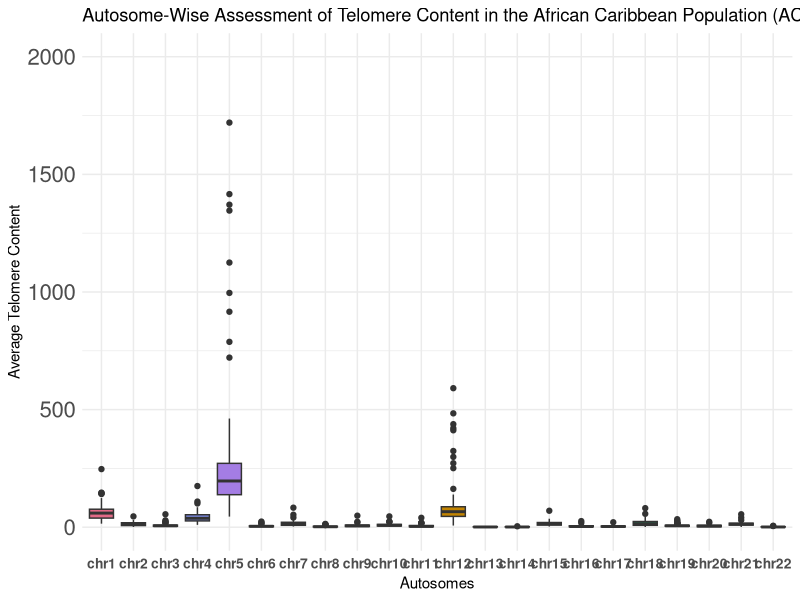
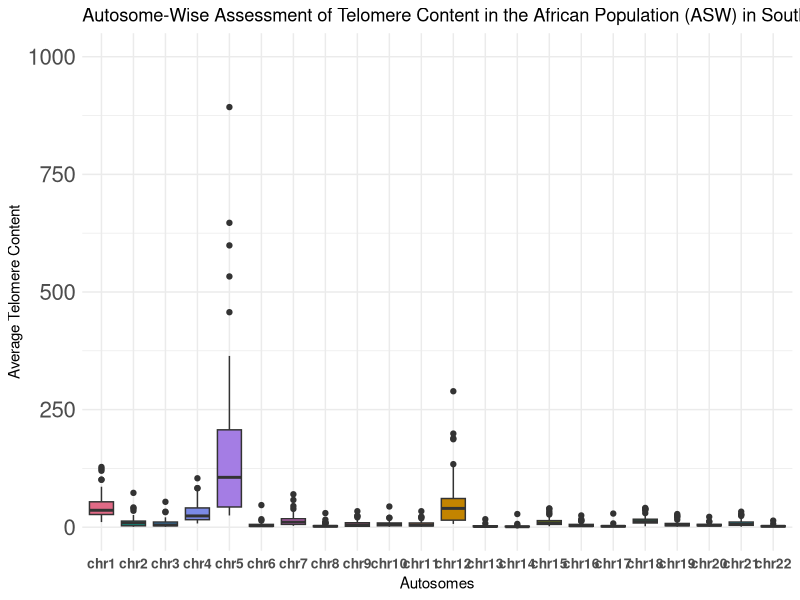
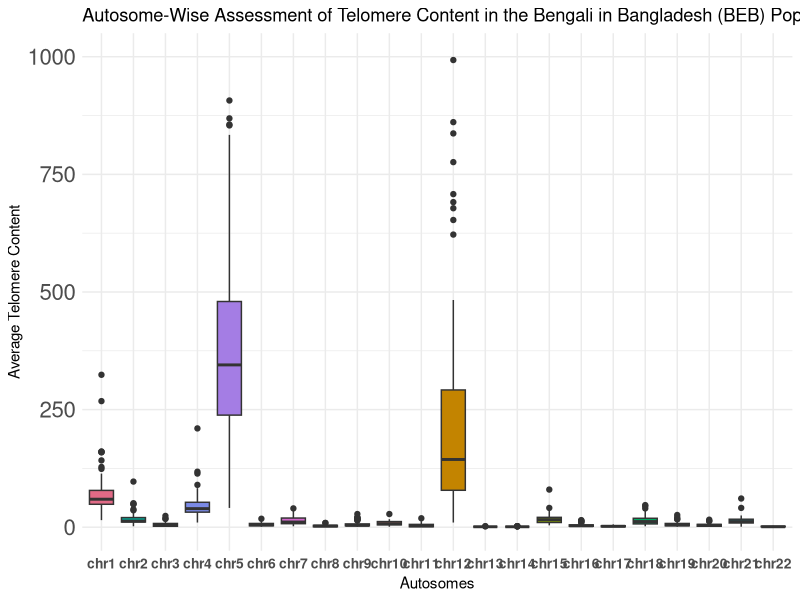
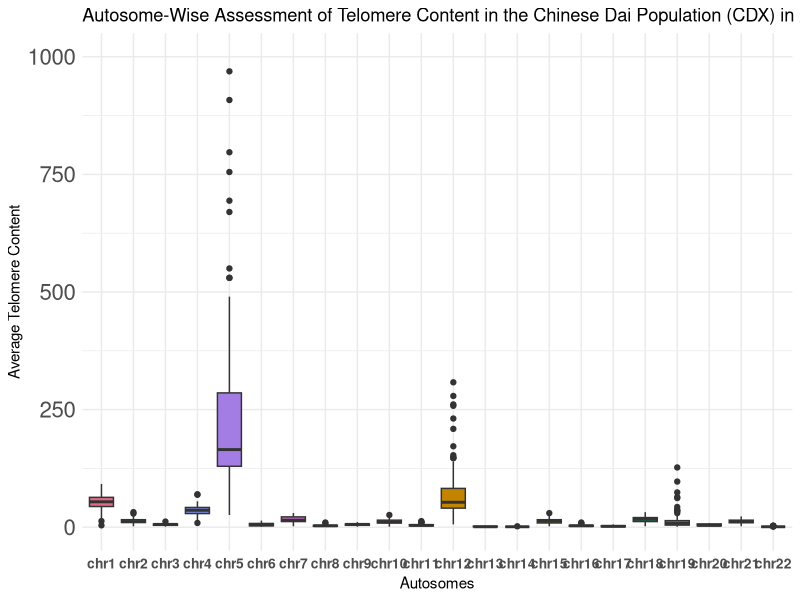
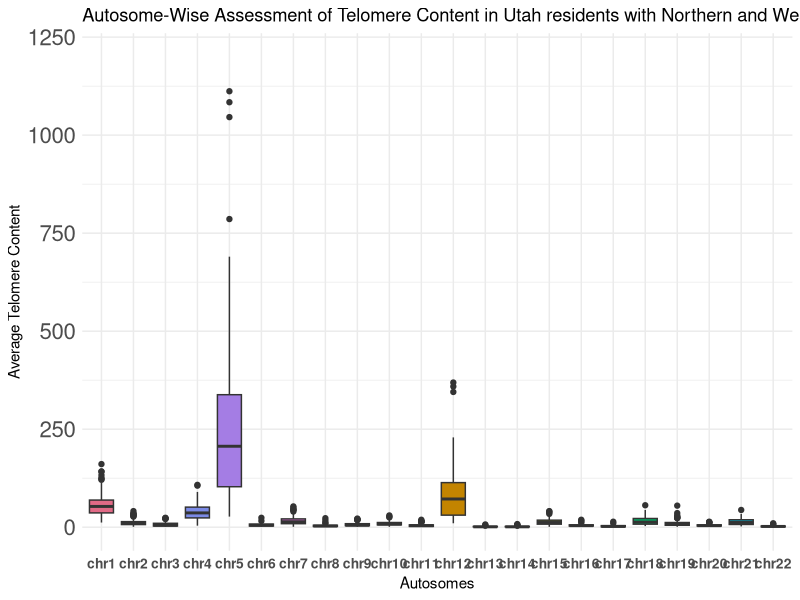
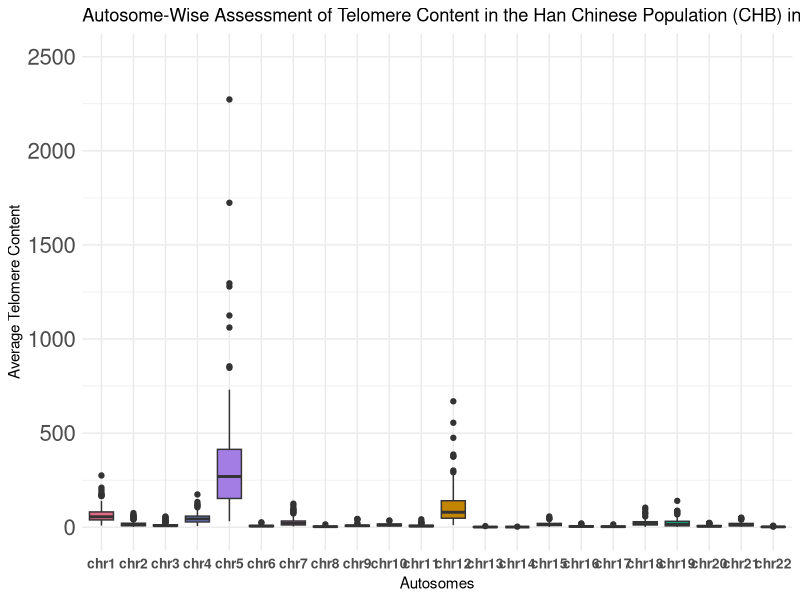
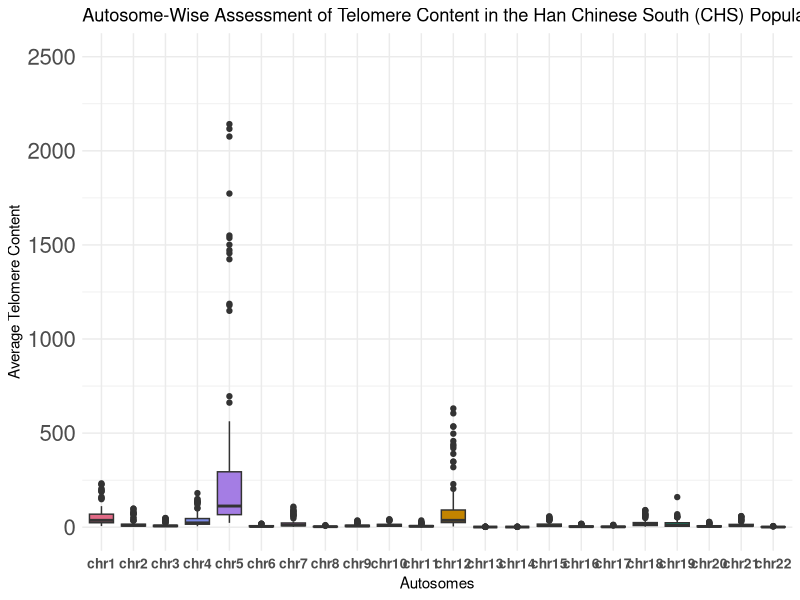
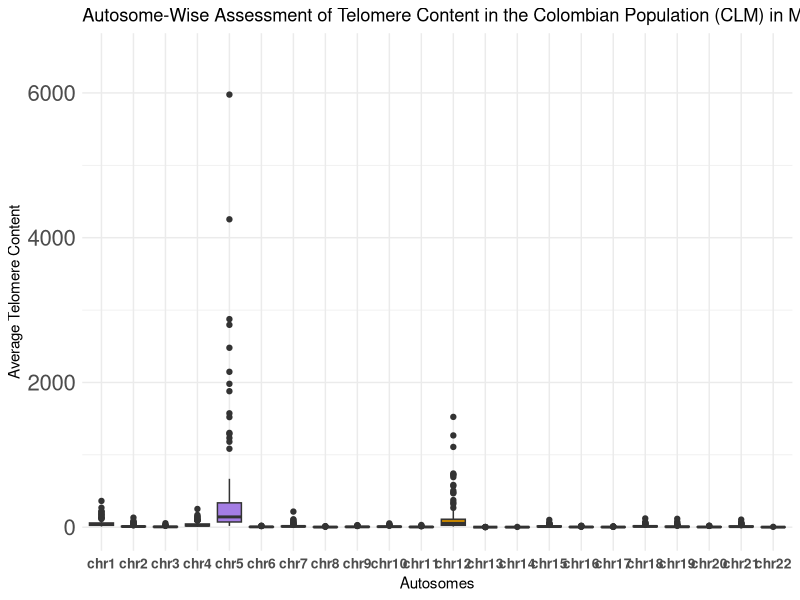

Here is the R script that generated these plots, in order:
## ---- chunk 1
knitr::opts_chunk$set(echo = TRUE)
library(ggplot2)
library(dplyr)
library(colorspace)
## ---- chunk 2
final_across <- read.csv("chapter1_final_across_chromosomes.csv", header = TRUE, row.names = NULL)
head(final_across)
View(final_across) #Just checking out the data
summary(final_across)

## ---- chunk 3
#final_across <- na.omit(final_across)

final_across <- final_across %>% filter(!is.na(rawGenomicCount))
#View(final_across)
## ---- chunk 4
# Converting columns to appropriate data types

final_across$rawGenomicCount <- as.numeric(final_across$rawGenomicCount)
## ---- chunk 5

# Extract Telomere motif counts for all the Populations 

acb_pop <- final_across %>% filter(population == "ACB")
asw_pop <- final_across %>% filter(population == "ASW")
beb_pop <- final_across %>% filter(population == "BEB")
cdx_pop <- final_across %>% filter(population == "CDX")
ceu_pop <- final_across %>% filter(population == "CEU")
chb_pop <- final_across %>% filter(population == "CHB")
chs_pop <- final_across %>% filter(population == "CHS")
clm_pop <- final_across %>% filter(population == "CLM")
esn_pop <- final_across %>% filter(population == "ESN")
fin_pop <- final_across %>% filter(population == "FIN")
gbr_pop <- final_across %>% filter(population == "GBR")
gih_pop <- final_across %>% filter(population == "GIH")
gwd_pop <- final_across %>% filter(population == "GWD")
ibs_pop <- final_across %>% filter(population == "IBS")
itu_pop <- final_across %>% filter(population == "ITU")
jpt_pop <- final_across %>% filter(population == "JPT")
khv_pop <- final_across %>% filter(population == "KHV")
lwk_pop <- final_across %>% filter(population == "LWK")
msl_pop <- final_across %>% filter(population == "MSL")
mxl_pop <- final_across %>% filter(population == "MXL")
pel_pop <- final_across %>% filter(population == "PEL")
pjl_pop <- final_across %>% filter(population == "PJL")
pur_pop <- final_across %>% filter(population == "PUR")
stu_pop <- final_across %>% filter(population == "STU")
tsi_pop <- final_across %>% filter(population == "TSI")
yri_pop <- final_across %>% filter(population == "YRI")

#View(chs_pop)
#View(pur_pop)
## ---- chunk 6
my_palette <- qualitative_hcl(22, palette = "Dark 3")  

print(length(my_palette))
## ---- chunk 7
# Necessary libraries already loaded at the beginning

# Filtering the data for the ACB population and chromosomes 1 to 22
filtered_acb_data <- acb_pop %>%
  filter(population == "ACB", chromosome %in% paste0("chr", 1:22))

# Calculate the average telomere length per chromosome
avg_acb_counts <- filtered_acb_data %>%
  group_by(chromosome) %>%
  summarise(mean_raw_genomic_reads = mean(rawGenomicCount))

# Create the boxplot
acb <- ggplot(filtered_acb_data, aes(x = chromosome, y = rawGenomicCount, fill = chromosome)) +
  geom_boxplot() +
  labs(title = "Autosome-Wise Assessment of Telomere Content in the African Caribbean Population (ACB) in Barbados ",
       x = "Autosomes",
       y = "Average Telomere Content", face = "bold", size = 18) +
  theme_minimal() +
  scale_x_discrete(limits = paste0("chr", 1:22)) +
  scale_fill_manual(values = my_palette, guide = "none")+
  ylim(0.0,2000)+
   theme(
    axis.text.x = element_text(size = 10, face = "bold"),  # Adjust the font size for x-axis labels
    axis.text.y = element_text(size = 16),  # Adjust the font size for y-axis labels
    plot.background = element_rect(fill = "white", color = NA),
    panel.background = element_rect(fill = "white", color = NA)
  )

ggsave("ACB_autosomewise.png", plot = acb, width = 10, height = 8, dpi = 300)


## ---- chunk 8
# Necessary libraries already loaded at the beginning

# Filtering the data for the ASW population and chromosomes 1 to 22
filtered_asw_data <- asw_pop %>%
  filter(population == "ASW", chromosome %in% paste0("chr", 1:22))

# Calculate the average telomere length per chromosome
avg_asw_counts <- filtered_asw_data %>%
  group_by(chromosome) %>%
  summarise(mean_raw_genomic_reads = mean(rawGenomicCount))

# Create the boxplot
asw <- ggplot(filtered_asw_data, aes(x = chromosome, y = rawGenomicCount, fill = chromosome)) +
  geom_boxplot() +
  labs(title = "Autosome-Wise Assessment of Telomere Content in the African Population (ASW) in Southwest US ",
       x = "Autosomes",
       y = "Average Telomere Content", face = "bold", size = 18) +
  theme_minimal() +
  scale_x_discrete(limits = paste0("chr", 1:22)) +
  scale_fill_manual(values = my_palette, guide = "none")+
  ylim(0.0,1000)+
   theme(
    axis.text.x = element_text(size = 10, face = "bold"),  # Adjust the font size for x-axis labels
    axis.text.y = element_text(size = 16),  # Adjust the font size for y-axis labels
    plot.background = element_rect(fill = "white", color = NA),
    panel.background = element_rect(fill = "white", color = NA)
  )

ggsave("ASW_autosomewise.png", plot = , width = 10, height = 8, dpi = 300)

## ---- chunk 9
# Necessary libraries already loaded at the beginning

# Filtering the data for the BEB population and chromosomes 1 to 22
filtered_beb_data <- beb_pop %>%
  filter(population == "BEB", chromosome %in% paste0("chr", 1:22))

# Calculate the average telomere length per chromosome
avg_beb_counts <- filtered_beb_data %>%
  group_by(chromosome) %>%
  summarise(mean_raw_genomic_reads = mean(rawGenomicCount))

# Create the boxplot
beb <- ggplot(filtered_beb_data, aes(x = chromosome, y = rawGenomicCount, fill = chromosome)) +
  geom_boxplot() +
  labs(title = "Autosome-Wise Assessment of Telomere Content in the Bengali in Bangladesh (BEB) Population",
       x = "Autosomes",
       y = "Average Telomere Content", face = "bold", size = 18) +
  theme_minimal() +
  scale_x_discrete(limits = paste0("chr", 1:22)) +
  scale_fill_manual(values = my_palette, guide = "none")+
  ylim(0.0,1000)+
   theme(
    axis.text.x = element_text(size = 10, face = "bold"),  # Adjust the font size for x-axis labels
    axis.text.y = element_text(size = 16),  # Adjust the font size for y-axis labels
    plot.background = element_rect(fill = "white", color = NA),
    panel.background = element_rect(fill = "white", color = NA)
  )

ggsave("BEB_autosomewise.png", plot = , width = 10, height = 8, dpi = 300)

## ---- chunk 10
# Necessary libraries already loaded at the beginning

# Filtering the data for the CDX population and chromosomes 1 to 22
filtered_cdx_data <- cdx_pop %>%
  filter(population == "CDX", chromosome %in% paste0("chr", 1:22))

# Calculate the average telomere length per chromosome
avg_cdx_counts <- filtered_cdx_data %>%
  group_by(chromosome) %>%
  summarise(mean_raw_genomic_reads = mean(rawGenomicCount))

# Create the boxplot
cdx  <- ggplot(filtered_cdx_data, aes(x = chromosome, y = rawGenomicCount, fill = chromosome)) +
  geom_boxplot() +
  labs(title = "Autosome-Wise Assessment of Telomere Content in the Chinese Dai Population (CDX) in Xishuangbanna, China",
       x = "Autosomes",
       y = "Average Telomere Content", face = "bold", size = 18) +
  theme_minimal() +
  scale_x_discrete(limits = paste0("chr", 1:22)) +
  scale_fill_manual(values = my_palette, guide = "none")+
  ylim(0.0, 1000)+
   theme(
    axis.text.x = element_text(size = 10, face= "bold"),  # Adjust the font size for x-axis labels
    axis.text.y = element_text(size = 16),  # Adjust the font size for y-axis labels
    plot.background = element_rect(fill = "white", color = NA),
    panel.background = element_rect(fill = "white", color = NA)
  )

ggsave("CDX_autosomewise.png", plot = , width = 10, height = 8, dpi = 300)

## ---- chunk 11
# Necessary libraries already loaded at the beginning

# Filtering the data for the CEU population and chromosomes 1 to 22
filtered_ceu_data <- ceu_pop %>%
  filter(population == "CEU", chromosome %in% paste0("chr", 1:22))

# Calculate the average telomere length per chromosome
avg_ceu_counts <- filtered_ceu_data %>%
  group_by(chromosome) %>%
  summarise(mean_raw_genomic_reads = mean(rawGenomicCount))

# Create the boxplot
ceu  <- ggplot(filtered_ceu_data, aes(x = chromosome, y = rawGenomicCount, fill = chromosome)) +
  geom_boxplot() +
  labs(title = "Autosome-Wise Assessment of Telomere Content in Utah residents with Northern and Western European ancestry (CEU) in Utah",
       x = "Autosomes",
       y = "Average Telomere Content", face = "bold", size = 18) +
  theme_minimal() +
  scale_x_discrete(limits = paste0("chr", 1:22)) +
  scale_fill_manual(values = my_palette, guide = "none")+
  ylim(0.0,1200)+
   theme(
    axis.text.x = element_text(size = 10, face= "bold"),  # Adjust the font size for x-axis labels
    axis.text.y = element_text(size = 16),  # Adjust the font size for y-axis labels
    plot.background = element_rect(fill = "white", color = NA),
    panel.background = element_rect(fill = "white", color = NA)
  )

ggsave("CEU_autosomewise.png", plot = , width = 10, height = 8, dpi = 300)

## ---- chunk 12
# Necessary libraries already loaded at the beginning

# Filtering the data for the CHB population and chromosomes 1 to 22
filtered_chb_data <- chb_pop %>%
  filter(population == "CHB", chromosome %in% paste0("chr", 1:22))

# Calculate the average telomere length per chromosome
avg_chb_counts <- filtered_chb_data %>%
  group_by(chromosome) %>%
  summarise(mean_raw_genomic_reads = mean(rawGenomicCount))

# Create the boxplot
chb  <- ggplot(filtered_chb_data, aes(x = chromosome, y = rawGenomicCount, fill = chromosome)) +
  geom_boxplot() +
  labs(title = "Autosome-Wise Assessment of Telomere Content in the Han Chinese Population (CHB) in Beijing, China ",
       x = "Autosomes",
       y = "Average Telomere Content", face = "bold", size = 18) +
  theme_minimal() +
  scale_x_discrete(limits = paste0("chr", 1:22)) +
  scale_fill_manual(values = my_palette, guide = "none")+
  ylim(0.0,2500)+
   theme(
    axis.text.x = element_text(size = 10, face= "bold"),  # Adjust the font size for x-axis labels
    axis.text.y = element_text(size = 16),  # Adjust the font size for y-axis labels
    plot.background = element_rect(fill = "white", color = NA),
    panel.background = element_rect(fill = "white", color = NA)
  )

ggsave("CHB_autosomewise.png", plot = , width = 10, height = 8, dpi = 300)


## ---- chunk 13
# Necessary libraries already loaded at the beginning

# Filtering the data for the CHS population and chromosomes 1 to 22
filtered_chs_data <- chs_pop %>%
  filter(population == "CHS", chromosome %in% paste0("chr", 1:22))

# Calculate the average telomere length  per chromosome
avg_chs_counts <- filtered_chs_data %>%
  group_by(chromosome) %>%
  summarise(mean_raw_genomic_reads = mean(rawGenomicCount))

# Create the boxplot
chs  <- ggplot(filtered_chs_data, aes(x = chromosome, y = rawGenomicCount, fill = chromosome)) +
  geom_boxplot() +
  scale_fill_manual(values = my_palette, guide = "none")+
  labs(title = "Autosome-Wise Assessment of Telomere Content in the Han Chinese South (CHS) Population",
       x = "Autosomes",
       y = "Average Telomere Content", face = "bold", size = 18) +
  theme_minimal() +
  scale_x_discrete(limits = paste0("chr", 1:22)) +
  ylim(0.0,2500)+
   theme(
    axis.text.x = element_text(size = 10, face= "bold"),  # Adjust the font size for x-axis labels
    axis.text.y = element_text(size = 16),  # Adjust the font size for y-axis labels
    plot.background = element_rect(fill = "white", color = NA),
    panel.background = element_rect(fill = "white", color = NA)
  )

ggsave("CHS_autosomewise.png", plot = , width = 10, height = 8, dpi = 300)


## ---- chunk 14
# Necessary libraries already loaded at the beginning

# Filtering the data for the CLM population and chromosomes 1 to 22
filtered_clm_data <- clm_pop %>%
  filter(population == "CLM", chromosome %in% paste0("chr", 1:22))

# Calculate the average telomere length per chromosome
avg_clm_counts <- filtered_clm_data %>%
  group_by(chromosome) %>%
  summarise(mean_raw_genomic_reads = mean(rawGenomicCount))

# Create the boxplot
clm  <- ggplot(filtered_clm_data, aes(x = chromosome, y = rawGenomicCount, fill = chromosome)) +
  geom_boxplot() +
  labs(title = "Autosome-Wise Assessment of Telomere Content in the Colombian Population (CLM) in Medellin, Colombia",
       x = "Autosomes",
       y = "Average Telomere Content", face = "bold", size = 18) +
  theme_minimal() +
  scale_x_discrete(limits = paste0("chr", 1:22)) +
  scale_fill_manual(values = my_palette, guide = "none")+
  ylim(0.0, 6500)+
   theme(
    axis.text.x = element_text(size = 10, face= "bold"),  # Adjust the font size for x-axis labels
    axis.text.y = element_text(size = 16),  # Adjust the font size for y-axis labels
    plot.background = element_rect(fill = "white", color = NA),
    panel.background = element_rect(fill = "white", color = NA)
  )

ggsave("CLM_autosomewise.png", plot = , width = 10, height = 8, dpi = 300)


## ---- chunk 15
# Necessary libraries already loaded at the beginning

# Filtering the data for the ESN population and chromosomes 1 to 22
filtered_esn_data <- esn_pop %>%
  filter(population == "ESN", chromosome %in% paste0("chr", 1:22))

# Calculate the average telomere length per chromosome
avg_esn_counts <- filtered_esn_data %>%
  group_by(chromosome) %>%
  summarise(mean_raw_genomic_reads = mean(rawGenomicCount))

# Create the boxplot
esn  <- ggplot(filtered_esn_data, aes(x = chromosome, y = rawGenomicCount, fill = chromosome)) +
  geom_boxplot() +
  labs(title = "Autosome-Wise Assessment of Telomere Content in the Esan Population (ESN) in Nigeria",
       x = "Autosomes",
       y = "Average Telomere Content", face = "bold", size = 18) +
  theme_minimal() +
  scale_x_discrete(limits = paste0("chr", 1:22)) +
  scale_fill_manual(values = my_palette, guide = "none")+
  ylim (0.0, 4100)+
   theme(
    axis.text.x = element_text(size = 10, face= "bold"),  # Adjust the font size for x-axis labels
    axis.text.y = element_text(size = 16),  # Adjust the font size for y-axis labels
    plot.background = element_rect(fill = "white", color = NA),
    panel.background = element_rect(fill = "white", color = NA)
  )

ggsave("ESN_autosomewise.png", plot = , width = 10, height = 8, dpi = 300)


## ---- chunk 16
# Necessary libraries already loaded at the beginning

# Filtering the data for the FIN population and chromosomes 1 to 22
filtered_fin_data <- fin_pop %>%
  filter(population == "FIN", chromosome %in% paste0("chr", 1:22))

# Calculate the average telomere length per chromosome
avg_fin_counts <- filtered_fin_data %>%
  group_by(chromosome) %>%
  summarise(mean_raw_genomic_reads = mean(rawGenomicCount))

# Create the boxplot
fin  <- ggplot(filtered_fin_data, aes(x = chromosome, y = rawGenomicCount, fill = chromosome)) +
  geom_boxplot() +
  labs(title = "Autosome-Wise Assessment of Telomere Content in the Finnish (FIN) Population in Finland",
       x = "Autosomes",
       y = "Average Telomere Content", face = "bold", size = 18) +
  theme_minimal() +
  scale_x_discrete(limits = paste0("chr", 1:22)) +
  scale_fill_manual(values = my_palette, guide = "none")+
  ylim (0.0, 3000)+
   theme(
    axis.text.x = element_text(size = 10, face= "bold"),  # Adjust the font size for x-axis labels
    axis.text.y = element_text(size = 16),  # Adjust the font size for y-axis labels
    plot.background = element_rect(fill = "white", color = NA),
    panel.background = element_rect(fill = "white", color = NA)
  )

ggsave("FIN_autosomewise.png", plot = , width = 10, height = 8, dpi = 300)




## ---- chunk 17
# Necessary libraries already loaded at the beginning

# Filtering the data for the GBR population and chromosomes 1 to 22
filtered_gbr_data <- gbr_pop %>%
  filter(population == "GBR", chromosome %in% paste0("chr", 1:22))

# Calculate the average telomere length per chromosome
avg_gbr_counts <- filtered_gbr_data %>%
  group_by(chromosome) %>%
  summarise(mean_raw_genomic_reads = mean(rawGenomicCount))

# Create the boxplot
gbr  <- ggplot(filtered_gbr_data, aes(x = chromosome, y = rawGenomicCount, fill = chromosome)) +
  geom_boxplot() +
  labs(title = "Autosome-Wise Assessment of Telomere Content in the British (GBR) Population",
       x = "Autosomes",
       y = "Average Telomere Content", face = "bold", size = 18) +
  theme_minimal() +
  scale_x_discrete(limits = paste0("chr", 1:22)) +
  scale_fill_manual(values = my_palette, guide = "none")+
  ylim(0.0, 2000)+
   theme(
    axis.text.x = element_text(size = 10, face= "bold"),  # Adjust the font size for x-axis labels
    axis.text.y = element_text(size = 16),  # Adjust the font size for y-axis labels
    plot.background = element_rect(fill = "white", color = NA),
    panel.background = element_rect(fill = "white", color = NA)
  )

ggsave("GBR_autosomewise.png", plot = , width = 10, height = 8, dpi = 300)




## ---- chunk 18
# Necessary libraries already loaded at the beginning

# Filtering the data for the GIH population and chromosomes 1 to 22
filtered_gih_data <- gih_pop %>%
  filter(population == "GIH", chromosome %in% paste0("chr", 1:22))

# Calculate the average telomere length per chromosome
avg_gih_counts <- filtered_gih_data %>%
  group_by(chromosome) %>%
  summarise(mean_raw_genomic_reads = mean(rawGenomicCount))

# Create the boxplot
gih  <- ggplot(filtered_gih_data, aes(x = chromosome, y = rawGenomicCount, fill = chromosome)) +
  geom_boxplot() +
  labs(title = "Autosome-Wise Assessment of Telomere Content in the Gujarati Indians in Houston, Texas Population (GIH)",
       x = "Autosomes",
       y = "Average Telomere Content", face = "bold", size = 18) +
  theme_minimal() +
  scale_x_discrete(limits = paste0("chr", 1:22)) +
  scale_fill_manual(values = my_palette, guide = "none")+
  ylim(0.0, 500)+
   theme(
    axis.text.x = element_text(size = 10, face= "bold"),  # Adjust the font size for x-axis labels
    axis.text.y = element_text(size = 16),  # Adjust the font size for y-axis labels
    plot.background = element_rect(fill = "white", color = NA),
    panel.background = element_rect(fill = "white", color = NA)
  )

ggsave("GIH_autosomewise.png", plot = , width = 10, height = 8, dpi = 300)




## ---- chunk 19
# Necessary libraries already loaded at the beginning

# Filtering the data for the GWD population and chromosomes 1 to 22
filtered_gwd_data <- gwd_pop %>%
  filter(population == "GWD", chromosome %in% paste0("chr", 1:22))

# Calculate the average telomere length per chromosome
avg_gwd_counts <- filtered_gwd_data %>%
  group_by(chromosome) %>%
  summarise(mean_raw_genomic_reads = mean(rawGenomicCount))

# Create the boxplot
gwd  <- ggplot(filtered_gwd_data, aes(x = chromosome, y = rawGenomicCount, fill = chromosome)) +
  geom_boxplot() +
  labs(title = "Autosome-Wise Assessment of Telomere Content in the Gambian Population (GWD) in Western Division, The Gambia",
       x = "Autosomes",
       y = "Average Telomere Content", face = "bold", size = 18) +
  theme_minimal() +
  scale_x_discrete(limits = paste0("chr", 1:22)) +
  scale_fill_manual(values = my_palette, guide = "none")+
  ylim (0.0, 3000)+
   theme(
    axis.text.x = element_text(size = 10, face= "bold"),  # Adjust the font size for x-axis labels
    axis.text.y = element_text(size = 16),  # Adjust the font size for y-axis labels
    plot.background = element_rect(fill = "white", color = NA),
    panel.background = element_rect(fill = "white", color = NA)
  )

ggsave("GWD_autosomewise.png", plot = , width = 10, height = 8, dpi = 300)


## ---- chunk 20
# Necessary libraries already loaded at the beginning

# Filtering the data for the IBS population and chromosomes 1 to 22
filtered_ibs_data <- ibs_pop %>%
  filter(population == "IBS", chromosome %in% paste0("chr", 1:22))

# Calculate the average telomere length per chromosome
avg_ibs_counts <- filtered_ibs_data %>%
  group_by(chromosome) %>%
  summarise(mean_raw_genomic_reads = mean(rawGenomicCount))

# Create the boxplot
ibs  <- ggplot(filtered_ibs_data, aes(x = chromosome, y = rawGenomicCount, fill = chromosome)) +
  geom_boxplot() +
  labs(title = "Autosome-Wise Assessment of Telomere Content in the Iberian Population (IBS) in Spain",
       x = "Autosomes",
       y = "Average Telomere Content", face = "bold", size = 18) +
  theme_minimal() +
  scale_x_discrete(limits = paste0("chr", 1:22)) +
  scale_fill_manual(values = my_palette, guide = "none")+
  ylim(0.0, 800)+
   theme(
    axis.text.x = element_text(size = 10, face= "bold"),  # Adjust the font size for x-axis labels
    axis.text.y = element_text(size = 16),  # Adjust the font size for y-axis labels
    plot.background = element_rect(fill = "white", color = NA),
    panel.background = element_rect(fill = "white", color = NA)
  )

ggsave("IBS_autosomewise.png", plot = , width = 10, height = 8, dpi = 300)


## ---- chunk 21
# Necessary libraries already loaded at the beginning

# Filtering the data for the ITU population and chromosomes 1 to 22
filtered_itu_data <- itu_pop %>%
  filter(population == "ITU", chromosome %in% paste0("chr", 1:22))

# Calculate the average telomere length  per chromosome
avg_itu_counts <- filtered_itu_data %>%
  group_by(chromosome) %>%
  summarise(mean_raw_genomic_reads = mean(rawGenomicCount))

# Create the boxplot
itu  <- ggplot(filtered_itu_data, aes(x = chromosome, y = rawGenomicCount, fill = chromosome)) +
  geom_boxplot() +
  scale_fill_manual(values = my_palette, guide = "none")+
  labs(title = "Autosome-Wise Assessment of Telomere Content in the Indian Telugu Population (ITU) in the UK",
       x = "Autosomes",
       y = "Average Telomere Content", face = "bold", size = 18) +
  theme_minimal() +
  scale_x_discrete(limits = paste0("chr", 1:22)) +
  ylim(0.0,2000)+
   theme(
    axis.text.x = element_text(size = 10, face= "bold"),  # Adjust the font size for x-axis labels
    axis.text.y = element_text(size = 16),  # Adjust the font size for y-axis labels
    plot.background = element_rect(fill = "white", color = NA),
    panel.background = element_rect(fill = "white", color = NA)
  )

ggsave("ITU_autosomewise.png", plot = , width = 10, height = 8, dpi = 300)


## ---- chunk 22
# Necessary libraries already loaded at the beginning

# Filtering the data for the JPT population and chromosomes 1 to 22
filtered_jpt_data <- jpt_pop %>%
  filter(population == "JPT", chromosome %in% paste0("chr", 1:22))

# Calculate the average telomere length per chromosome
avg_jpt_counts <- filtered_jpt_data %>%
  group_by(chromosome) %>%
  summarise(mean_raw_genomic_reads = mean(rawGenomicCount))

# Create the boxplot
jpt  <- ggplot(filtered_jpt_data, aes(x = chromosome, y = rawGenomicCount, fill = chromosome)) +
  geom_boxplot() +
  labs(title = "Autosome-Wise Assessment of Telomere Content in the Japanese Population in Tokyo (JPT), Japan ",
       x = "Autosomes",
       y = "Average Telomere Content", face = "bold", size = 18) +
  theme_minimal() +
  scale_x_discrete(limits = paste0("chr", 1:22)) +
  scale_fill_manual(values = my_palette, guide = "none")+
  ylim(0.0,3500)+
   theme(
    axis.text.x = element_text(size = 10, face= "bold"),  # Adjust the font size for x-axis labels
    axis.text.y = element_text(size = 16),  # Adjust the font size for y-axis labels
    plot.background = element_rect(fill = "white", color = NA),
    panel.background = element_rect(fill = "white", color = NA)
  )

ggsave("JPT_autosomewise.png", plot = , width = 10, height = 8, dpi = 300)


## ---- chunk 23
# Necessary libraries already loaded at the beginning

# Filtering the data for the KHV population and chromosomes 1 to 22
filtered_khv_data <- khv_pop %>%
  filter(population == "KHV", chromosome %in% paste0("chr", 1:22))

# Calculate the average telomere length per chromosome
avg_khv_counts <- filtered_khv_data %>%
  group_by(chromosome) %>%
  summarise(mean_raw_genomic_reads = mean(rawGenomicCount))

# Create the boxplot
khv  <- ggplot(filtered_khv_data, aes(x = chromosome, y = rawGenomicCount, fill = chromosome)) +
  geom_boxplot() +
  labs(title = "Autosome-Wise Assessment of Telomere Content in the Kinh Population (KHV) in Ho Chi Minh City, Vietnam",
       x = "Autosomes",
       y = "Average Telomere Content", face = "bold", size = 18) +
  theme_minimal() +
  scale_x_discrete(limits = paste0("chr", 1:22)) +
  scale_fill_manual(values = my_palette, guide = "none")+
  ylim(0.0, 500)+
   theme(
    axis.text.x = element_text(size = 10, face= "bold"),  # Adjust the font size for x-axis labels
    axis.text.y = element_text(size = 16),  # Adjust the font size for y-axis labels
    plot.background = element_rect(fill = "white", color = NA),
    panel.background = element_rect(fill = "white", color = NA)
  )

ggsave("KHV_autosomewise.png", plot = , width = 10, height = 8, dpi = 300)


## ---- chunk 24
# Necessary libraries already loaded at the beginning

# Filtering the data for the LWK population and chromosomes 1 to 22
filtered_lwk_data <- lwk_pop %>%
  filter(population == "LWK", chromosome %in% paste0("chr", 1:22))

# Calculate the average telomere length per chromosome
avg_lwk_counts <- filtered_lwk_data %>%
  group_by(chromosome) %>%
  summarise(mean_raw_genomic_reads = mean(rawGenomicCount))

# Create the boxplot
lwk  <- ggplot(filtered_lwk_data, aes(x = chromosome, y = rawGenomicCount, fill = chromosome)) +
  geom_boxplot() +
  labs(title = "Autosome-Wise Assessment of Telomere Content in the Luhya Population in Webuye (LWK), Kenya ",
       x = "Autosomes",
       y = "Average Telomere Content", face = "bold", size = 18) +
  theme_minimal() +
  scale_x_discrete(limits = paste0("chr", 1:22)) +
  scale_fill_manual(values = my_palette, guide = "none")+
  ylim(0.0, 5000)+
   theme(
    axis.text.x = element_text(size = 10, face= "bold"),  # Adjust the font size for x-axis labels
    axis.text.y = element_text(size = 16),  # Adjust the font size for y-axis labels
    plot.background = element_rect(fill = "white", color = NA),
    panel.background = element_rect(fill = "white", color = NA)
  )

ggsave("LWK_autosomewise.png", plot = , width = 10, height = 8, dpi = 300)


## ---- chunk 25
# Necessary libraries already loaded at the beginning

# Filtering the data for the MSL population and chromosomes 1 to 22
filtered_msl_data <- msl_pop %>%
  filter(population == "MSL", chromosome %in% paste0("chr", 1:22))

# Calculate the average telomere length per chromosome
avg_msl_counts <- filtered_msl_data %>%
  group_by(chromosome) %>%
  summarise(mean_raw_genomic_reads = mean(rawGenomicCount))

# Create the boxplot
msl  <- ggplot(filtered_msl_data, aes(x = chromosome, y = rawGenomicCount, fill = chromosome)) +
  geom_boxplot() +
  labs(title = "Autosome-Wise Assessment of Telomere Content in the Mende Population (MSL) in Sierra Leone",
       x = "Autosomes",
       y = "Average Telomere Content", face = "bold", size = 18) +
  theme_minimal() +
  scale_x_discrete(limits = paste0("chr", 1:22)) +
  scale_fill_manual(values = my_palette, guide = "none")+
  ylim(0.0, 3000)+
   theme(
    axis.text.x = element_text(size = 10, face= "bold"),  # Adjust the font size for x-axis labels
    axis.text.y = element_text(size = 16),  # Adjust the font size for y-axis labels
    plot.background = element_rect(fill = "white", color = NA),
    panel.background = element_rect(fill = "white", color = NA)
  )

ggsave("MSL_autosomewise.png", plot = , width = 10, height = 8, dpi = 300)

## ---- chunk 26
# Necessary libraries already loaded at the beginning

# Filtering the data for the MXL population and chromosomes 1 to 22
filtered_mxl_data <- mxl_pop %>%
  filter(population == "MXL", chromosome %in% paste0("chr", 1:22))

# Calculate the average telomere length per chromosome
avg_mxl_counts <- filtered_mxl_data %>%
  group_by(chromosome) %>%
  summarise(mean_raw_genomic_reads = mean(rawGenomicCount))

# Create the boxplot
mxl  <- ggplot(filtered_jpt_data, aes(x = chromosome, y = rawGenomicCount, fill = chromosome)) +
  geom_boxplot() +
  labs(title = "Autosome-Wise Assessment of Telomere Content in the Mexican Population in Los Angeles (MXL) in California",
       x = "Autosomes",
       y = "Average Telomere Content", face = "bold", size = 18) +
  theme_minimal() +
  scale_x_discrete(limits = paste0("chr", 1:22)) +
  scale_fill_manual(values = my_palette, guide = "none")+
  ylim(0.0,4000)+
   theme(
    axis.text.x = element_text(size = 10, face= "bold"),  # Adjust the font size for x-axis labels
    axis.text.y = element_text(size = 16),  # Adjust the font size for y-axis labels
    plot.background = element_rect(fill = "white", color = NA),
    panel.background = element_rect(fill = "white", color = NA)
  )

ggsave("MXL_autosomewise.png", plot = , width = 10, height = 8, dpi = 300)


## ---- chunk 27
# Necessary libraries already loaded at the beginning

# Filtering the data for the PEL population and chromosomes 1 to 22
filtered_pel_data <- pel_pop %>%
  filter(population == "PEL", chromosome %in% paste0("chr", 1:22))

# Calculate the average telomere length per chromosome
avg_pel_counts <- filtered_pel_data %>%
  group_by(chromosome) %>%
  summarise(mean_raw_genomic_reads = mean(rawGenomicCount))

# Create the boxplot
pel  <- ggplot(filtered_pel_data, aes(x = chromosome, y = rawGenomicCount, fill = chromosome)) +
  geom_boxplot() +
  labs(title = "Autosome-Wise Assessment of Telomere Content in the Peruvian Population (PEL) in Lima, Peru",
       x = "Autosomes",
       y = "Average Telomere Content", face = "bold", size = 18) +
  theme_minimal() +
  scale_x_discrete(limits = paste0("chr", 1:22)) +
  scale_fill_manual(values = my_palette, guide = "none")+
  ylim(0.0, 2000)+
   theme(
    axis.text.x = element_text(size = 10, face= "bold"),  # Adjust the font size for x-axis labels
    axis.text.y = element_text(size = 16),  # Adjust the font size for y-axis labels
    plot.background = element_rect(fill = "white", color = NA),
    panel.background = element_rect(fill = "white", color = NA)
  )

ggsave("PEL_autosomewise.png", plot = , width = 10, height = 8, dpi = 300)


## ---- chunk 28
# Necessary libraries already loaded at the beginning

# Filtering the data for the PJL population and chromosomes 1 to 22
filtered_pjl_data <- pjl_pop %>%
  filter(population == "PJL", chromosome %in% paste0("chr", 1:22))

# Calculate the average telomere length per chromosome
avg_pjl_counts <- filtered_pjl_data %>%
  group_by(chromosome) %>%
  summarise(mean_raw_genomic_reads = mean(rawGenomicCount))

# Create the boxplot
pjl <- ggplot(filtered_pjl_data, aes(x = chromosome, y = rawGenomicCount, fill = chromosome)) +
  geom_boxplot() +
  labs(title = "Autosome-Wise Assessment of Telomere Content in the Punjabi Population (PJL) in Lahore, Pakistan",
       x = "Autosomes",
       y = "Average Telomere Content", face = "bold", size = 18) +
  theme_minimal() +
  scale_x_discrete(limits = paste0("chr", 1:22)) +
  scale_fill_manual(values = my_palette, guide = "none")+
  ylim(0.0, 1000)+
   theme(
    axis.text.x = element_text(size = 10, face= "bold"),  # Adjust the font size for x-axis labels
    axis.text.y = element_text(size = 16),  # Adjust the font size for y-axis labels
    plot.background = element_rect(fill = "white", color = NA),
    panel.background = element_rect(fill = "white", color = NA)
  )

ggsave("PJL_autosomewise.png", plot = , width = 10, height = 8, dpi = 300)


## ---- chunk 29
# Necessary libraries already loaded at the beginning

# Filtering the data for the PUR population and chromosomes 1 to 22
filtered_pur_data <- pur_pop %>%
  filter(population == "PUR", chromosome %in% paste0("chr", 1:22))

# Calculate the average telomere length per chromosome
avg_pur_counts <- filtered_pur_data %>%
  group_by(chromosome) %>%
  summarise(mean_raw_genomic_reads = mean(rawGenomicCount))

# Create the boxplot
 pur <- ggplot(filtered_pur_data, aes(x = chromosome, y = rawGenomicCount, fill = chromosome)) +
  geom_boxplot() +
  labs(title = "Autosome-Wise Assessment of Telomere Content in the Puerto Rican (PUR) Population",
       x = "Autosomes",
       y = "Average Telomere Content", face = "bold", size = 18) +
  theme_minimal() +
  scale_x_discrete(limits = paste0("chr", 1:22)) +
  scale_fill_manual(values = my_palette, guide = "none")+
  ylim(0.0, 1500)+
   theme(
    axis.text.x = element_text(size = 10, face= "bold"),  # Adjust the font size for x-axis labels
    axis.text.y = element_text(size = 16),  # Adjust the font size for y-axis labels
    plot.background = element_rect(fill = "white", color = NA),
    panel.background = element_rect(fill = "white", color = NA)
  )

ggsave("PUR_autosomewise.png", plot = , width = 10, height = 8, dpi = 300)


## ---- chunk 30
# Necessary libraries already loaded at the beginning

# Filtering the data for the STU population and chromosomes 1 to 22
filtered_stu_data <- stu_pop %>%
  filter(population == "STU", chromosome %in% paste0("chr", 1:22))

# Calculate the average telomere length per chromosome
avg_stu_counts <- filtered_stu_data %>%
  group_by(chromosome) %>%
  summarise(mean_raw_genomic_reads = mean(rawGenomicCount))

# Create the boxplot
stu <- ggplot(filtered_stu_data, aes(x = chromosome, y = rawGenomicCount, fill = chromosome)) +
  geom_boxplot() +
  labs(title = "Autosome-Wise Assessment of Telomere Content in the Sri Lankan Tamil (STU) Population in the UK",
       x = "Autosomes",
       y = "Average Telomere Content", face = "bold", size = 18) +
  theme_minimal() +
  scale_x_discrete(limits = paste0("chr", 1:22)) +
  scale_fill_manual(values = my_palette, guide = "none")+
  ylim (0.0, 1500)+
   theme(
    axis.text.x = element_text(size = 10, face= "bold"),  # Adjust the font size for x-axis labels
    axis.text.y = element_text(size = 16),  # Adjust the font size for y-axis labels
   plot.background = element_rect(fill = "white", color = NA),
    panel.background = element_rect(fill = "white", color = NA)
  )

ggsave("STU_autosomewise.png", plot = , width = 10, height = 8, dpi = 300)


## ---- chunk 31
# Necessary libraries already loaded at the beginning

# Filtering the data for the TSI population and chromosomes 1 to 22
filtered_tsi_data <- tsi_pop %>%
  filter(population == "TSI", chromosome %in% paste0("chr", 1:22))

# Calculate the average telomere length per chromosome
avg_tsi_counts <- filtered_tsi_data %>%
  group_by(chromosome) %>%
  summarise(mean_raw_genomic_reads = mean(rawGenomicCount))

# Create the boxplot
tsi <- ggplot(filtered_tsi_data, aes(x = chromosome, y = rawGenomicCount, fill = chromosome)) +
  geom_boxplot() +
  labs(title = "Autosome-Wise Assessment of Telomere Content in the Toscani Population (TSI) in Italy",
       x = "Autosomes",
       y = "Average Telomere Content", face = "bold", size = 18) +
  theme_minimal() +
  scale_x_discrete(limits = paste0("chr", 1:22)) +
  scale_fill_manual(values = my_palette, guide = "none")+
  ylim (0.0, 2000)+
   theme(
    axis.text.x = element_text(size = 10, face= "bold"),  # Adjust the font size for x-axis labels
    axis.text.y = element_text(size = 16),  # Adjust the font size for y-axis labels
   plot.background = element_rect(fill = "white", color = NA),
    panel.background = element_rect(fill = "white", color = NA)
  )

ggsave("TSI_autosomewise.png", plot = , width = 10, height = 8, dpi = 300)


## ---- chunk 32
# Necessary libraries already loaded at the beginning

# Filtering the data for the YRI population and chromosomes 1 to 22
filtered_yri_data <- yri_pop %>%
  filter(population == "YRI", chromosome %in% paste0("chr", 1:22))

# Calculate the average telomere length  per chromosome
avg_yri_counts <- filtered_yri_data %>%
  group_by(chromosome) %>%
  summarise(mean_raw_genomic_reads = mean(rawGenomicCount))

# Create the boxplot
yri <- ggplot(filtered_yri_data, aes(x = chromosome, y = rawGenomicCount, fill = chromosome)) +
  geom_boxplot() +
  scale_fill_manual(values = my_palette, guide = "none")+
  labs(title = "Autosome-Wise Assessment of Telomere Content in the Yoruba Population (YRI) in Ibadan, Nigeria",
       x = "Autosomes",
       y = "Average Telomere Content", face = "bold", size = 18) +
  theme_minimal() +
  scale_x_discrete(limits = paste0("chr", 1:22)) +
  ylim(0.0,1500)+
   theme(
    axis.text.x = element_text(size = 10, face= "bold"),  # Adjust the font size for x-axis labels
    axis.text.y = element_text(size = 16),  # Adjust the font size for y-axis labels
    plot.background = element_rect(fill = "white", color = NA),
    panel.background = element_rect(fill = "white", color = NA)
  )

ggsave("YRI_autosomewise.png", plot = , width = 10, height = 8, dpi = 300)
